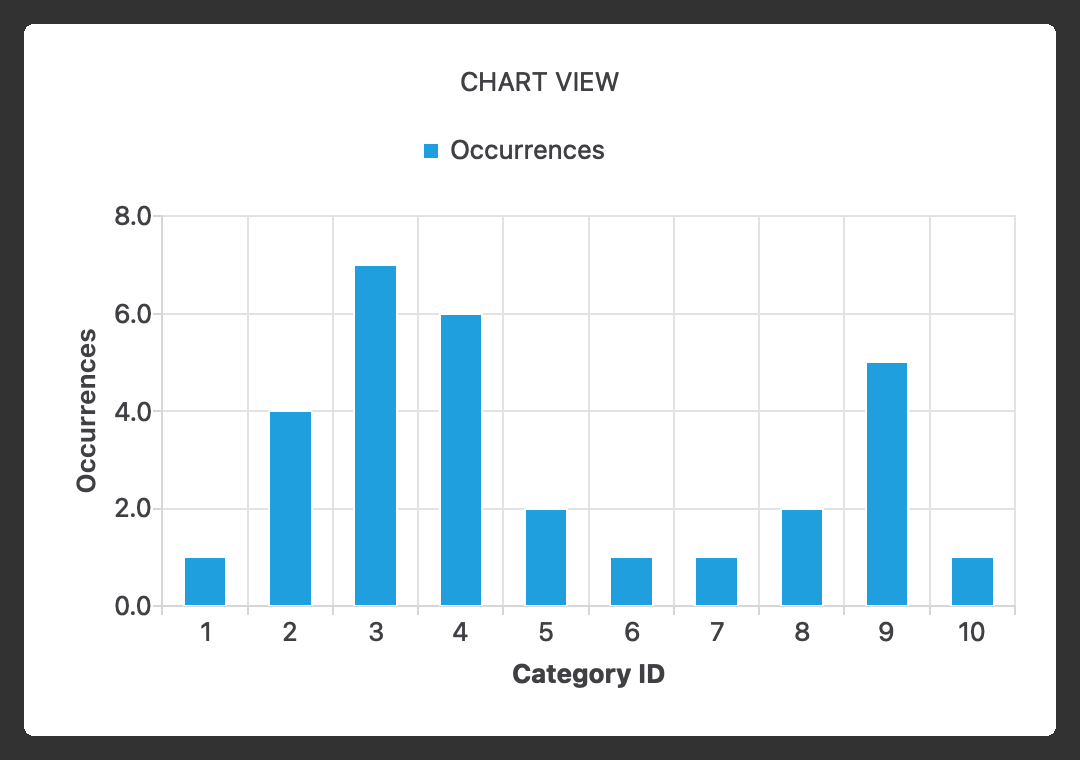

Recreate this plot in Python.
import sys
from PyQt5.QtWidgets import QApplication, QDialog, QVBoxLayout
from PyQt5.QtChart import QChartView, QChart, QBarSet, QBarSeries, QValueAxis, QBarCategoryAxis
from PyQt5.QtGui import QPixmap
from PyQt5.QtCore import QTimer

class Ui_Dialog(object):
    def setupUi(self, Dialog, data_dict):
        Dialog.setWindowTitle("CHART VIEW")
        Dialog.resize(580, 420)

        layout = QVBoxLayout(Dialog)
        chart = QChart()
        chart.setTitle("CHART VIEW")
        self.chartView = QChartView(Dialog)
        self.chartView.setChart(chart)
        layout.addWidget(self.chartView)

        bar_set = QBarSet("Occurrences")
        for key in range(1, 11):
            bar_set.append(data_dict.get(key, 0))

        series = QBarSeries()
        series.append(bar_set)
        chart.addSeries(series)

        #
        axisX = QBarCategoryAxis()
        axisX.append([str(i) for i in range(1, 11)])
        axisX.setTitleText("Category ID")

        axisY = QValueAxis()
        axisY.setTitleText("Occurrences")
        axisY.setRange(0, max(data_dict.values()) + 1)  # 动态设置Y轴范围

        chart.setAxisX(axisX, series)
        chart.setAxisY(axisY, series)

        self.save_chart_as_image()

    def save_chart_as_image(self):
        pixmap = self.chartView.grab()

        image = pixmap.toImage()

        image.save("chart.png")

def create_and_save_chart(data_dict):
    app = QApplication(sys.argv)
    Dialog = QDialog()
    ui = Ui_Dialog()
    ui.setupUi(Dialog, data_dict)

    # 显示窗口并保持可见
    Dialog.show()
    sys.exit(app.exec_())
